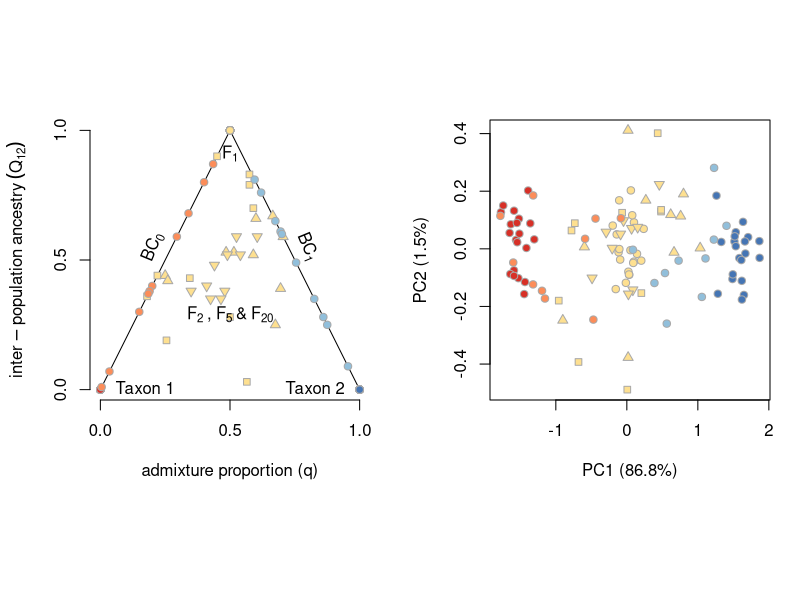
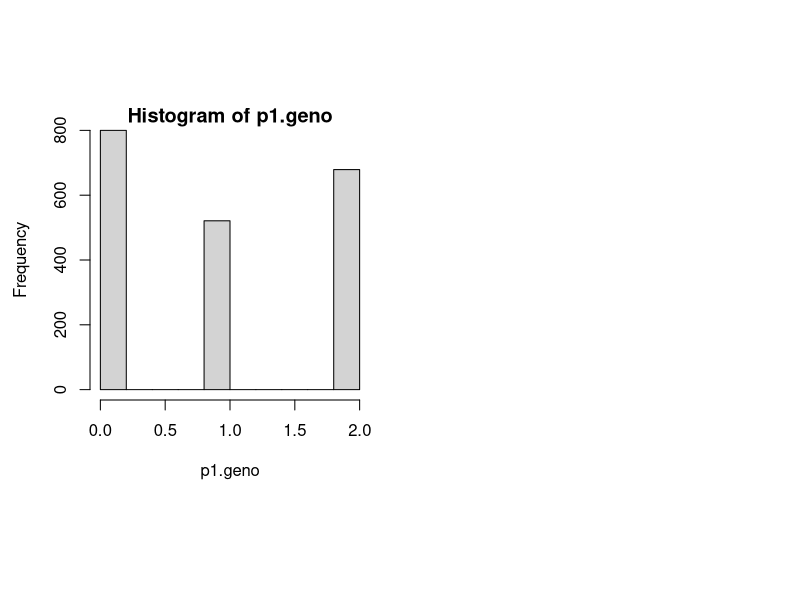
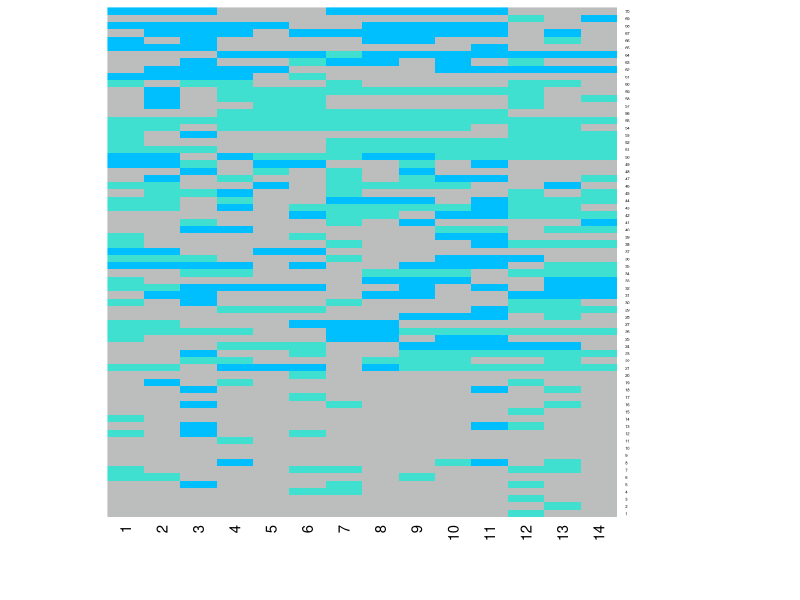
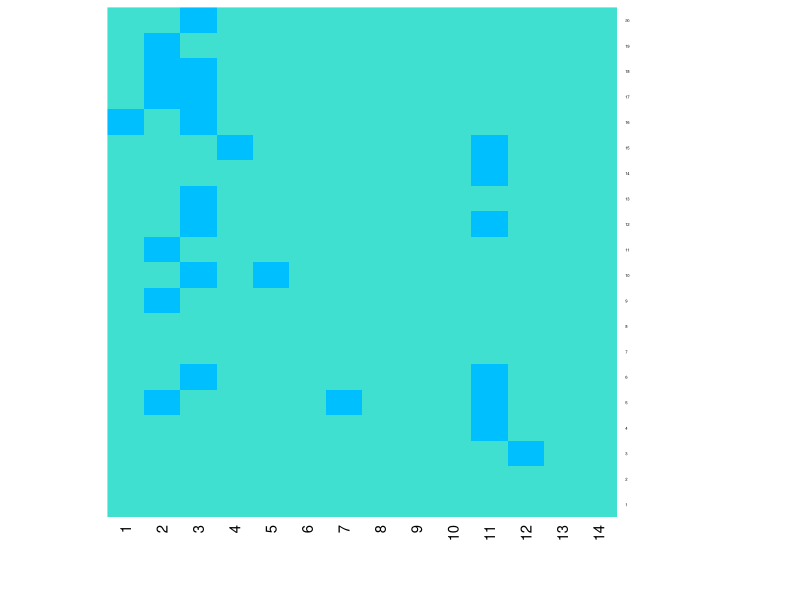
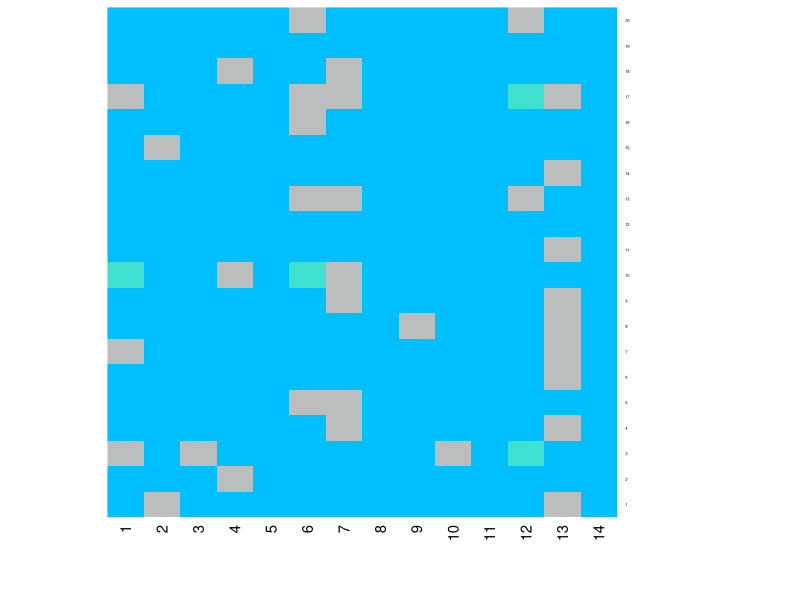
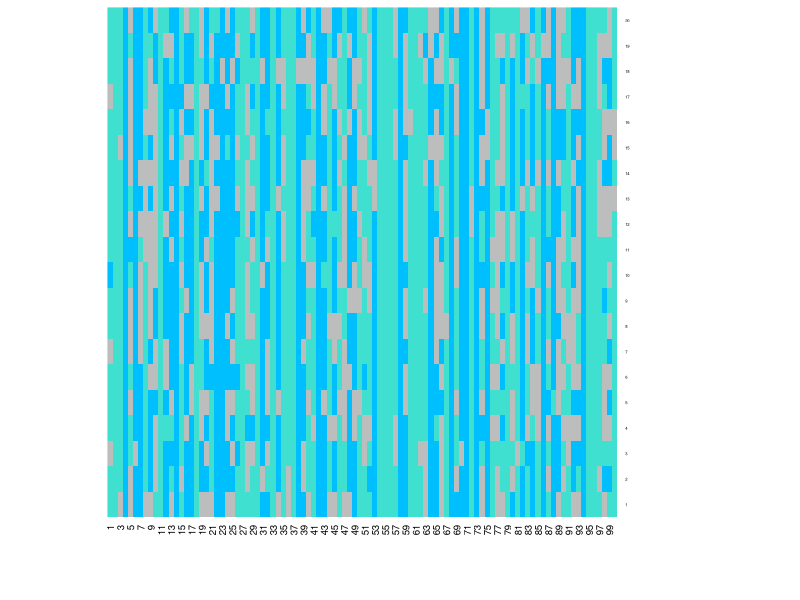
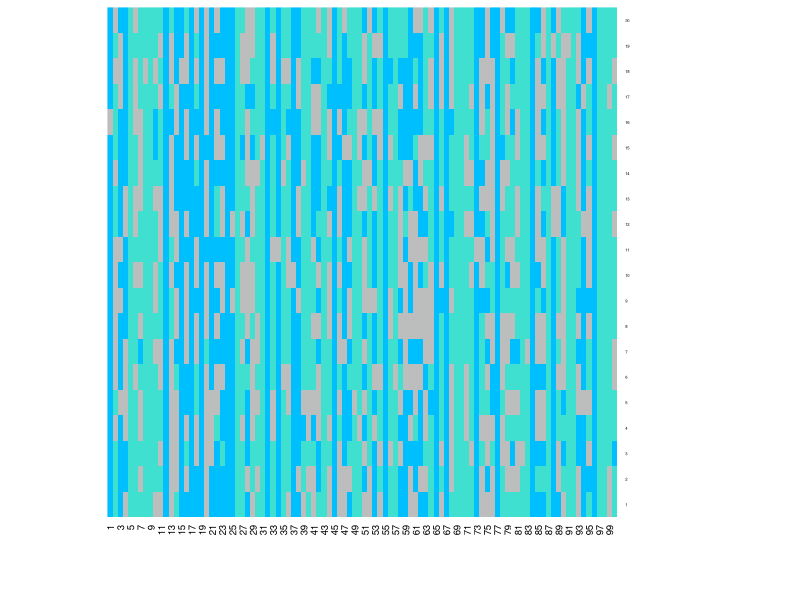
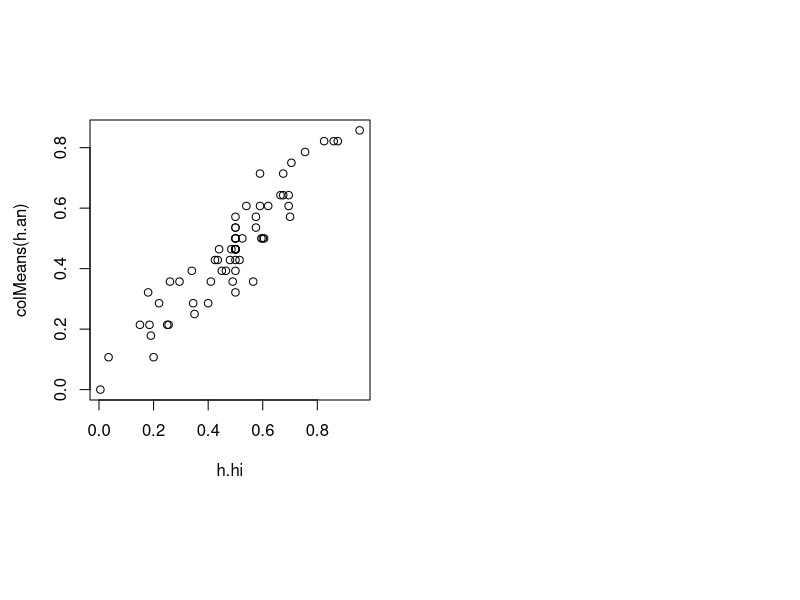

Reproduce these figures in R, in order.
## adapted from Doro's scripts for entropy and Populus, which in turn
## were adapted from simulations that Alex wrote.

## do simulations with specified parameters
## keep track of locus ancestries and genotypes
## for different numbers of moms, progeny, dads, reference samples code below must be changed

## contrast parentals F1, BC1, F2, and F3.  In particular, a) show
## range of variation within each class--note that these are
## expectations for individuals, not population expectations, except
## under certain conditions [namely equal abundance of
## parentals]--make connection to NewHybrids papers, b) show the
## effect of shared polymorphism within each species on the range of
## variation in genetic composition (so examine genetic composition in
## addition to ancestry variation).  This applies even to F1s



## do we want to consider what do population mixtures look like?

##  for the piece involving allele freq rather than ancestry
##  ... histogram of allele frequency in parentals and F1

### also some comments on populations of hybrids and the inference of dynamics

### ability of taxonomists to correctly id hybrids in addition to species: Anderson, Heiser, Grant, Nabokov

### gene flow v. hybridization continuum

##----------------------------------

make.map<- function(nloci,nchr){
  start.chr<-seq(1,nloci,nloci/nchr)
  end.chr<-seq(nloci/nchr,nloci,nloci/nchr)
  locusids<- paste(rep(1:nchr,each=nloci/nchr),rep(1:(nloci/nchr),times=nchr),sep=":")
  list(nchr=nchr,lociperchr= nloci/nchr, startchr=start.chr, endchr=end.chr, locusids=locusids)
}

## simulate cluster allele frequencies
sim.afreq<- function(alpha, fst, nloci){
  sim.pi <- rbeta(nloci, alpha, alpha)
  sim.pi[sim.pi==1] <- 0.9999999
  sim.pi[sim.pi==0] <- 0.0000001

  sim.p <- matrix(nrow=nloci, ncol=2) # 2 clusters <<<< ---- note we are only considering k=2
  for(k in 1:2){
    sim.p[,k] <- rbeta(nloci,
                       shape1 = sim.pi     * (-1 + 1/fst),
                       shape2 = (1-sim.pi) * (-1 + 1/fst))
  }

  sim.p[sim.p>0.9999999] <- 0.9999999
  sim.p[sim.p<0.0000001] <- 0.0000001

  return(list(pi=sim.pi, p=sim.p))
}


## sample genotypes for par0, par1, F1
sam.parentals<- function(afreq,nparind){
  nloci <- dim(afreq)[1]
  # genotypes
  par0.g<-array(dim=c(nloci,nparind,2))
  par1.g<-array(dim=c(nloci,nparind,2))#,dimnames=c("locus","ind","copy")
  F1.g<-array(dim=c(nloci,nparind,2))#,dimnames=as.list(c("locus","ind","copy"))

  par0.g[,,1]<- matrix(rbinom(nloci*nparind, 1, prob=afreq[,1]),nrow=nloci, ncol=nparind)
  par0.g[,,2]<- matrix(rbinom(nloci*nparind, 1, prob=afreq[,1]),nrow=nloci, ncol=nparind)

  par1.g[,,1]<- matrix(rbinom(nloci*nparind, 1, prob=afreq[,2]),nrow=nloci, ncol=nparind)
  par1.g[,,2]<- matrix(rbinom(nloci*nparind, 1, prob=afreq[,2]),nrow=nloci, ncol=nparind)

  F1.g[,,1]<- matrix(rbinom(nloci*nparind, 1, prob=afreq[,1]),nrow=nloci, ncol=nparind)
  F1.g[,,2]<- matrix(rbinom(nloci*nparind, 1, prob=afreq[,2]),nrow=nloci, ncol=nparind)

  # ancestries
  par0.a<-array(data=0,dim=c(nloci,nparind,2))#,dimnames=as.list(c("locus","ind","copy"))
  par1.a<-array(data=1,dim=c(nloci,nparind,2))#,dimnames=as.list(c("locus","ind","copy"))
  F1.a<-array(dim=c(nloci,nparind,2))#,dimnames=as.list(c("locus","ind","copy"))
  F1.a[,,1]<- par0.a[,,1]
  F1.a[,,2]<- par1.a[,,1]
  return(list(par0=par0.g, par1=par1.g, F1=F1.g, par0anc=par0.a, par1anc=par1.a, F1anc=F1.a))
}


## sample gametes (make crossover)
make.gamete<- function(genotype, ancestry, map){ # only take 1 individual[loci,copy]
  nloci<- map$nchr * map$lociperchr
  chrindex<-numeric(nloci)
  chrbreak<-map$startchr + floor(runif(n=map$nchr,min=0,max=(map$lociperchr)-1)) # crossover after 1st and before last locus on  chromosome
  gen.gamete<-numeric(nloci) # genotype
  anc.gamete<-numeric(nloci) # ancestry

  # identify crossover breakpoints
  for (chr in 1:map$nchr){
    copy<-sample(c(1,2),1) # start of chromosome block comes from first or second copy at random
    if (copy == 1) {
      chrindex[map$startchr[chr]:chrbreak[chr]]<- 1
      chrindex[(chrbreak[chr]+1):map$endchr[chr]]<- 2
    }
    else if (copy == 2){
      chrindex[map$startchr[chr]:chrbreak[chr]]<- 2
      chrindex[(chrbreak[chr]+1):map$endchr[chr]]<- 1
    }
  }
  gen.gamete[which(chrindex==1)]<- genotype[which(chrindex==1),1] # take allele from first copy
  gen.gamete[which(chrindex==2)]<- genotype[which(chrindex==2),2] # take allele from second copy

  anc.gamete[which(chrindex==1)]<- ancestry[which(chrindex==1),1] # take ancestry from first copy
  anc.gamete[which(chrindex==2)]<- ancestry[which(chrindex==2),2] # take ancestry from second copy

  return(list(gamete=gen.gamete,ancestry=anc.gamete))
}


## make next generation (repeat sample gametes and make offspring for 2nd generation, i.e. F2, BC0, BC1)
make.nextgen<- function(parent1, parent2, parent1anc, parent2anc, nparind, map){
  ## take parental genotype and ancestry arrays [locus,ind,copy], number of desired progeny
  nloci <- dim(parent1)[1]
  off.g<-array(dim=c(nloci,nparind,2)) # genotype #,dimnames=as.list(c("locus","ind","copy"))
  off.a<-array(dim=c(nloci,nparind,2)) # ancestry #,dimnames=as.list(c("locus","ind","copy"))

  for (i in 1:nparind){
    # choose parents at random
    par1<- sample(1:dim(parent1)[2],1)
    par2<- ifelse(dim(parent2)[2]>= par1,sample((1:dim(parent2)[2])[-par1],1),sample(1:dim(parent2)[2],1)) #(-> no selfing)

    gamete1<- make.gamete(genotype=parent1[,par1,], ancestry=parent1anc[,par1,],map) # first copy from parent 1
    gamete2<- make.gamete(genotype=parent2[,par2,], ancestry=parent2anc[,par2,],map) # second copy from parent 2

    off.g[,i,1] <- gamete1$gamete
    off.g[,i,2] <- gamete2$gamete
    off.a[,i,1] <- gamete1$ancestry
    off.a[,i,2] <- gamete2$ancestry
  }
  return(list(gen=off.g,anc=off.a))
}

require(RColorBrewer)

runsim<-function(){
  nlocikeep<- 100
  nloci<- nlocikeep*10
  ## simulate more loci than kept for output, to ensure equal number
  ## of loci among simulations after filtering loci based on minor
  ## allele frequency (maf)

  nchr<- 2
  alpha<- 0.8
  fst<- 0.5
  maf<- 0.05
  nindparents<- 200 # 100
  nindnextgen<- 200  #  50

  ##-------------------
  ## specify number of moms, dads, and reference samples from each category
  ## "BC0" is F1 x par0;  "BC1" is F1 x par1
  categories<- c("par0","par1","F1","F2","F5","F20","BC0","BC1")
  catrefs<- c(20,20,20,10,10,10,10,10)
  ids<-rep(categories, catrefs)
  tmpcols<-brewer.pal(7, "RdYlBu")
  cols<-rep(c(tmpcols[1], tmpcols[7], tmpcols[3], tmpcols[3], tmpcols[3], tmpcols[3], tmpcols[2], tmpcols[6]), catrefs)
  symbols<-rep(c(21,21,21,22,24,25,21,21), catrefs)
  nrefs<- sum(catrefs)

  map<- make.map(nloci,nchr)
  allelefreq<- sim.afreq(alpha,fst,nloci)
  parentalsams<- sam.parentals(afreq=allelefreq$p,nparind=nindparents)
  F2<- make.nextgen(parent1=parentalsams$F1, parent2=parentalsams$F1,
                    parent1anc=parentalsams$F1anc, parent2anc=parentalsams$F1anc,
                    nparind=nindnextgen, map=map)
  BC0<- make.nextgen(parent1=parentalsams$par0, parent2=parentalsams$F1,
                     parent1anc=parentalsams$par0anc, parent2anc=parentalsams$F1anc,
                     nparind=nindnextgen, map=map)
  BC1<- make.nextgen(parent1=parentalsams$par1, parent2=parentalsams$F1,
                     parent1anc=parentalsams$par1anc, parent2anc=parentalsams$F1anc,
                     nparind=nindnextgen, map=map)

  #### make F5
  curgen<-F2
  for(i in 1:3){
      FN<- make.nextgen(parent1=curgen$gen, parent2=curgen$gen,
                        parent1anc=curgen$anc, parent2anc=curgen$anc,
                        nparind=nindnextgen, map=map)
      curgen<-FN}
  F5<-FN
  for(i in 1:15){
      FN<- make.nextgen(parent1=curgen$gen, parent2=curgen$gen,
                        parent1anc=curgen$anc, parent2anc=curgen$anc,
                        nparind=nindnextgen, map=map)
      curgen<-FN}
  F20<-FN

  ## add population reference  together
  ## (change subscripts to match cat*s above, if number of inds in each category changed)
  ## 40 par0, 40 par1, 20 F1, 10 F2, 10 F5, 10 BC0 (BC1 to parent 0) and 10 BC1

  ## genotypes (a1 is allele 1, and a2 is allele 2)
  all.genotypes.a1<- cbind(parentalsams$par0[,1:20,1],parentalsams$par1[,1:20,1],
                           parentalsams$F1[,1:20,1],
                           F2$gen[,1:10,1], F5$gen[,1:10,1], F20$gen[,1:10,1],
                           BC0$gen[,1:10,1], BC1$gen[,1:10,1])

  all.genotypes.a2<- cbind(parentalsams$par0[,1:20,2], parentalsams$par1[,1:20,2],
                           parentalsams$F1[,1:20,2],
                           F2$gen[,1:10,2], F5$gen[,1:10,2],  F20$gen[,1:10,2],
                           BC0$gen[,1:10,2], BC1$gen[,1:10,2])

  all.genotypes<- array(dim=c(dim(all.genotypes.a1),2))
  all.genotypes[,,1]<- all.genotypes.a1
  all.genotypes[,,2]<- all.genotypes.a2

  ## ancestries
  all.ancestries.a1<- cbind(parentalsams$par0anc[,1:20,1],parentalsams$par1anc[,1:20,1],
                            parentalsams$F1anc[,1:20,1],
                            F2$anc[,1:10,1], F5$anc[,1:10,1],  F20$anc[,1:10,1],
                            BC0$anc[,1:10,1], BC1$anc[,1:10,1])
  all.ancestries.a2<- cbind(parentalsams$par0anc[,1:20,2], parentalsams$par1anc[,1:20,2],
                            parentalsams$F1anc[,1:20,2],
                            F2$anc[,1:10,2], F5$anc[,1:10,2], F20$anc[,1:10,2],
                            BC0$anc[,1:10,2], BC1$anc[,1:10,2])
  all.ancestries<- array(dim=c(dim(all.ancestries.a1),2))
  all.ancestries[,,1]<- all.ancestries.a1
  all.ancestries[,,2]<- all.ancestries.a2

  ## filter loci based on minor allele frequencies across all inds
  af<-rowSums( all.genotypes[,,1] +  all.genotypes[,,2] ) /(2*nrefs) # allele frequencies in sample

  cat("   maf loci:", sum(af >= maf & af <= 1-maf), "  rare loci:",
      sum(af < maf | af > 1-maf), fill=T)

  keep.maf<- sort(sample( which(af >= maf & af <= 1-maf), nlocikeep))
  keep.rare<- sort(sample( which(af < maf | af > 1-maf), nlocikeep))

  ## true intra-source ancestry (q; only for loci in keep.maf), mean ancestry
  anc.pointest.maf<- colSums(all.ancestries[keep.maf,,1] + all.ancestries[keep.maf,,2]) /
    (length(keep.maf)*2)
  anc.pointest.rare<- colSums(all.ancestries[keep.rare,,1] + all.ancestries[keep.rare,,2]) /
    (length(keep.rare)*2)

  ## true inter-source ancestry (Q12; only for loci in keep.maf)
  het.maf <- apply(all.ancestries[keep.maf,,1]+all.ancestries[keep.maf,,2], 2, function(x) sum(x==1)) / length(keep.maf)
  het.rare <- apply(all.ancestries[keep.rare,,1]+all.ancestries[keep.rare,,2], 2, function(x) sum(x==1)) / length(keep.rare)


  return( list(ids=ids, cols=cols, symbols=symbols, anc.maf=anc.pointest.maf, anc.rare=anc.pointest.rare,
               het.maf=het.maf, het.rare=het.rare, geno.maf=all.genotypes[keep.maf,,],
               geno.rare=all.genotypes[keep.rare,,]))
}


tmp<-runsim()

do.pca<-function(gmat, write.gcov=FALSE, inds=""){
    gmn<-apply(gmat,1,mean, na.rm=T)
    gmnmat<-matrix(gmn,nrow=nrow(gmat),ncol=ncol(gmat))
    gprime<-gmat-gmnmat ## remove mean (i.e., center)

    gcovarmat<-matrix(NA,nrow=ncol(gmat),ncol=ncol(gmat))
    for(i in 1:ncol(gmat)){
        for(j in i:ncol(gmat)){
            if (i==j){
                gcovarmat[i,j]<-cov(gprime[,i],gprime[,j], use="pairwise.complete.obs")
            }
            else{
                gcovarmat[i,j]<-cov(gprime[,i],gprime[,j], use="pairwise.complete.obs")
                gcovarmat[j,i]<-gcovarmat[i,j]
            }
        }
    }
    if(write.gcov==TRUE){
        inds<-ifelse(inds == "", paste("i", 1:ncol(gmat)), inds)
        write.table(round(gcovarmat,5),file="gcovarmat.txt",
                    quote=F,row.names=F,col.names=inds)
    }
    prcomp(x=gcovarmat,center=TRUE,scale=FALSE)
}

pca.result<-do.pca(tmp$geno.maf[,,1]  + tmp$geno.maf[,,2])
pcSummary<-summary(pca.result)


par(mar=c(4.5,4.5,0.5,1.5), pty="s", mfrow=c(1,2))
plot(tmp$anc.maf, tmp$het.maf, xlab="admixture proportion (q)",
     ylab=expression(inter-population ~ ancestry ~ (Q[12])), type="n", axes=F)
axis(1, at=c(0,0.5,1))
axis(2, at=c(0,0.5,1))
lines(c(0,0.5,1), c(0,1,0))
points(tmp$anc.maf, tmp$het.maf, col="darkgray", bg=tmp$cols, pch=tmp$symbols)
text(0.02, 0, "Taxon 1", pos=4)
text(0.98, 0, "Taxon 2", pos=2)
text(0.5, 0.97, expression(F[1]), pos=1)
text(0.23, 0.5, expression(BC[0]), pos=3, srt=67.5)
text(0.77, 0.5, expression(BC[1]), pos=3, srt=-67.5)
text(0.5, 0.35, expression(F[2] ~ "," ~ F[5] ~ "&" ~ F[20]), pos=1)

plot(pca.result$x[,'PC1'], pca.result$x[,'PC2'],
     col="darkgray", bg=tmp$cols, pch=tmp$symbols,
     xlab=paste("PC1 (", round(pcSummary$importance[2,1]*100, 1), "%)", sep=""),
     ylab=paste("PC2 (", round(pcSummary$importance[2,2]*100, 1), "%)", sep=""))

dev.print(pdf, "qQ_PCA.pdf", width=8, height=4.5)

summary(tmp)
##take genotype matrix
geno=tmp$geno.maf[,,1]  + tmp$geno.maf[,,2]
p1.geno=geno[,1:20]
p2.geno=geno[,21:40]
h.geno=geno[,41:110]
hist(p1.geno)
#find species-diagnostic loci
an.loci=which(rowSums(abs(p1.geno-p2.geno))>(1.5*ncol(p1.geno))) #max =2*20=40. but not all the sites have to be fixed, so cut off 30 would be good enough
p1.g=p1.geno[an.loci,]
p2.g=p2.geno[an.loci,]
h.g=h.geno[an.loci,]
p1.an=p1.g; p2.an=p2.g; h.an=h.g
for(i in 1:length(an.loci))
{if(sum(p1.g[i,])>(1.2*ncol(p1.geno))) #2 is p1 genotype should be changed to 0
	{p1.an[i,which(p1.g[i,]==2)]=0
	p1.an[i,which(p1.g[i,]==1)]=0.5
	p1.an[i,which(p1.g[i,]==0)]=1
	p2.an[i,which(p2.g[i,]==0)]=1
	p2.an[i,which(p2.g[i,]==1)]=0.5
	p2.an[i,which(p2.g[i,]==2)]=0
	h.an[i,which(h.g[i,]==2)]=0
	h.an[i,which(h.g[i,]==1)]=0.5
	h.an[i,which(h.g[i,]==0)]=1
	}
else{p1.an[i,which(p1.g[i,]==2)]=1 #2 is p2 ancestry should be changed to 1
	p1.an[i,which(p1.g[i,]==1)]=0.5
	p2.an[i,which(p2.g[i,]==1)]=0.5
	p2.an[i,which(p2.g[i,]==2)]=1
	h.an[i,which(h.g[i,]==2)]=1
	h.an[i,which(h.g[i,]==1)]=0.5
	h.an[i,which(h.g[i,]==0)]=0} 
}
col <- colorRampPalette(c("turquoise","grey","deepskyblue"))(100)
heatmap(as.matrix(t(h.an)), Colv = NA, Rowv = NA, col = col, scale = "none",cexRow=0.3)
heatmap(as.matrix(t(p1.an)), Colv = NA, Rowv = NA, col = col, scale = "none",cexRow=0.3)
heatmap(as.matrix(t(p2.an)), Colv = NA, Rowv = NA, col = col, scale = "none",cexRow=0.3)
heatmap(as.matrix(t(p2.geno)), Colv = NA, Rowv = NA, col = col, scale = "none",cexRow=0.3)
heatmap(as.matrix(t(p1.geno)), Colv = NA, Rowv = NA, col = col, scale = "none",cexRow=0.3)

h.hi=tmp$anc.maf[41:110]
plot(h.hi, colMeans(h.an))

#fit BGC
phi=function(a, b, h)
{phi=h+2*(h-h^2)*(a+b*(2*h-1))
return(phi)	}

# h=colMeans(h.an)
h=h.hi
coefi={}
par(mfrow = c(3, 7))
for(i in 1:nrow(h.an))
{p=h.an[i,]
plot(h, p)
m=nls(p~h+2*(h-h^2)*(a+b*(2*h-1)), start=list(a=0, b=0), algorithm="port", lower=c(a=-1, b=-1), upper=c(a=1,b=1),control=nls.control(maxiter = 100, warnOnly=TRUE))
a=coef(m)[1]; b=coef(m)[2]; se.a=coef(summary(m))[1, "Std. Error"]; se.b=coef(summary(m))[2, "Std. Error"]
coefi=rbind(coefi, c(a,se.a, b, se.b))
x<-data.frame(h=seq(0, 1, length.out=1000));
y<-predict(m,x)
abline(0,1, lty=2, lwd=1.5)
lines(x[,1], y, col="blue", lwd=2)
text(0.2,1, paste("alpha= ", round(a, 3)), cex=0.7)
text(0.2,0.95, paste("beta= ", round(b, 3)), cex=0.7)
}

